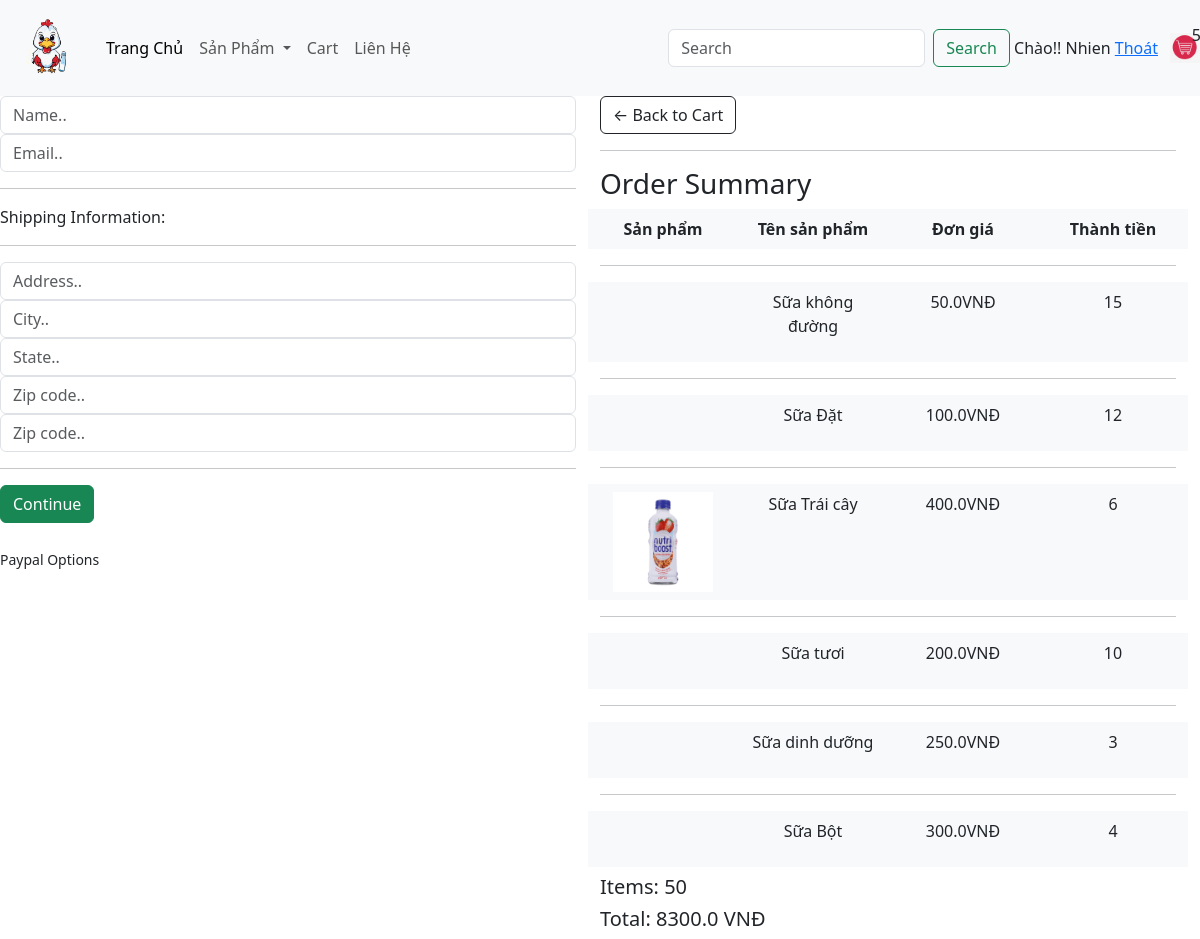
The app's page /checkout/ (signed in) with its own data.
### app/models.py (models this page shows, shortened)
class OrderItem(models.Model):
    product = models.ForeignKey(Product, on_delete=models.SET_NULL,blank=True, null=True)
    order = models.ForeignKey(Order, on_delete=models.SET_NULL,blank=True, null=True)
    quantity = models.IntegerField(default=0, null=True, blank=False)
    date_added = models.DateTimeField(auto_now_add=True)
    @property
    def get_total(self):
        total = self.product.price * self.quantity
        return total

class Product(models.Model):
    category = models.ManyToManyField(Category,related_name='products')
    name = models.CharField(max_length=200, null=True)
    price = models.FloatField()
    digital = models.BooleanField(default=False, null=True, blank=False)
    image = models.ImageField(null=True, blank=True)
    detail = models.TextField(null=True, blank=True)
    @property
    def ImageURL(self):
        try:
            url = self.image.url
        except:
            url = ''
        return url

class Order(models.Model):
    Customer = models.ForeignKey(User, on_delete=models.SET_NULL, null=True, blank=False)
    date_order = models.DateTimeField(auto_now_add=True)
    complete = models.BooleanField(default=False, null=True, blank=False)
    transaction_id = models.CharField(max_length=200, null = True)
    @property
    def get_cart_items(self):
        orderitems = self.orderitem_set.all()
        total = sum([item.quantity for item in orderitems ])
        return total
    @property
    def get_cart_total(self):
        orderitems = self.orderitem_set.all()
        total = sum([item.get_total for item in orderitems ])
        return total

### app/views.py (the view)
# urls.py: path('checkout/', views.checkout, name="checkout"),
def checkout(request):
    context={}
    if request.user.is_authenticated:
        customer = request.user
        order, created = Order.objects.get_or_create(Customer=customer, complete=False)
        items = order.orderitem_set.all()
        cartItems = order.get_cart_items
        user_login = "show"
        User_not_login = "hidden"
    else:
        items = []
        order = {'order.get_cart_items':0,'order.get_cart_total':0}
        cartItems = order['get_cart_items']
        user_login = "hidden"
        User_not_login = "show"
    categories = Category.objects.filter(is_sub=False)
    context = {'items': items, 'order': order,'user_login':user_login,'User_not_login':User_not_login,'cartItems':cartItems,'categories':categories}
    return render(request, 'app/checkout.html', context)

### app/templates/app/checkout.html
{% extends 'app/base.html' %}
{% load static %}
{% block content_checkout %}
     <div class="row" style='width:100%'>
		<div class="col-lg-6">
			<div class="box-element" id="form-wrapper">
				<form id="form">
					<div id="user-info">
						<div class="form-field">
							<input required class="form-control" type="text" name="name" placeholder="Name..">
						</div>
						<div class="form-field">
							<input required class="form-control" type="email" name="email" placeholder="Email..">
						</div>
					</div>
					<div id="shipping-info">
						<hr>
						<p>Shipping Information:</p>
						<hr>
						<div class="form-field">
							<input class="form-control" type="text" name="address" placeholder="Address..">
						</div>
						<div class="form-field">
							<input class="form-control" type="text" name="city" placeholder="City..">
						</div>
						<div class="form-field">
							<input class="form-control" type="text" name="state" placeholder="State..">
						</div>
						<div class="form-field">
							<input class="form-control" type="text" name="zipcode" placeholder="Zip code..">
						</div>
						<div class="form-field">
							<input class="form-control" type="text" name="country" placeholder="Zip code..">
						</div>
					</div>
					<hr>
					<input id="form-button" class="btn btn-success btn-block" type="submit" value="Continue">
				</form>
			</div>
			<br>
			<div class="box-element hidden" id="payment-info">
				<small>Paypal Options</small>
			</div>
		</div>
		<div class="col-lg-6">
			<div class="box-element">
				<a  class="btn btn-outline-dark" href="{% url 'cart' %}">&#x2190; Back to Cart</a>
				<hr>
				<h3>Order Summary</h3>
				<div class="row bg-light py-2 mb-2 d-none d-md-flex">
					<div style="flex:1; text-align:center;"><strong>Sản phẩm</strong></div>
					<div style="flex:1; text-align:center;"><strong>Tên sản phẩm</strong></div>
					<div style="flex:1; text-align:center;"><strong>Đơn giá</strong></div>
					<div style="flex:1; text-align:center;"><strong>Thành tiền</strong></div>
				</div>
				{%for item in items %}
				<hr>
				<div class="row bg-light py-2 mb-2 d-none d-md-flex">
					<div style="flex:1; text-align:center;"><img class="row-image" style="max-width: 100px;" src="{{item.product.ImageURL}}"></div>
					<div style="flex:1; text-align:center;"><p>{{item.product.name}}</p></div>
					<div style="flex:1; text-align:center;"><p>{{item.product.price}}VNĐ</p></div>
					<div style="flex:1; text-align:center;"><p>{{item.quantity}}</p></div>
				</div>
				{%endfor%}
				<h5>Items:   {{order.get_cart_items}}</h5>
				<h5>Total:   {{order.get_cart_total}} VNĐ</h5>
			</div>
		</div>
	</div>
{% endblock content_checkout %}

### app/templates/app/base.html (shortened to what this page needs)
{% load static%}
<!DOCTYPE html>
<html>
    <head>
        <link href="https://cdn.jsdelivr.net/npm/bootstrap@5.3.3/dist/css/bootstrap.min.css" rel="stylesheet">
        <link href-"{%static 'app/css/style.css'%}" rel="stylesheet" />
        <link href-"{%static 'app/css/owl.carousel.min.csscss'%}" rel="stylesheet" />
        <link href-"{%static 'app/css/all.min.css'%}" rel="stylesheet" />
         <link ref="stylesheet" href="htpp://stackpath.bootstrapcdn.com/bootstrap/4.5.2/css/bootstrap.min.css">
                <link ref="stylesheet" type="text/css" href="{%static 'app/css/main.css'%}">
        <link rel="stylesheet" href="">
    </head>
    <body>
        <nav class="navbar navbar-expand-lg bg-light">
            <div class="container-fluid">
               <a class="navbar-brand" href="{% url 'home' %}">
              <img src="{% static 'app/images/logo.png' %}" width="70" height="70">
              <div class="collapse navbar-collapse" id="navbarSupportedContent">
                <ul class="navbar-nav me-auto mb-2 mb-lg-0">
                  <li class="nav-item">
                    <a class="nav-link active" aria-current="page" href="{% url 'home' %}">Trang Chủ</a>
                  </li>
                  <li class="nav-item dropdown">
                    <a class="nav-link dropdown-toggle" href="#" role="button" data-bs-toggle="dropdown" aria-expanded="false">
                      Sản Phẩm
                    </a>
                    <li class="nav-item">
                      <a class="nav-link" href="{% url 'cart'%}">Cart</a>
                    </li>
                  </li>
                  <li class="nav-item">
                    <a class="nav-link" href="#">Liên Hệ</a>
                  </li>
                </ul>
                <form class="d-flex" role="search" method= POST action="{% url 'search' %}">
                  <input class="form-control me-2" type="search" placeholder="Search" aria-label="Search" name="searched">
                  <button class="btn btn-outline-success" type="submit">Search</button>
                </form>
              </div>
              {% if user.is_authenticated %}
              <div class="form inline my-2 my-lg-0">
                <span>&nbspChào!! {{ request.user }} </span>
                <span><a href="{% url 'logout' %}">Thoát</a></span>
              </div>
              {% else %}
              <div class="form inline my-2 my-lg-0">
                <span><a href="{% url 'login' %}">&nbspĐăng nhập</a></span>
                <span><a href="{% url 'register' %}">Đăng ký</a></span>
              </div>
              {% endif %}
            </div>
                 <div class="form-inline my-2 my-1g-0 position-relative">
                   <a href="{% url 'cart' %}"><img id="cart-icon" src="{% static 'app/images/cart.jpeg'%}" style="width: 30px; height: 30px;"></a>
                   <p id="cart-total" style="position: absolute; top: -10px; right: -10px; margin: 0;">{{cartItems}}</p>
                </div>
          </nav>
          {% block content_checkout %} {% endblock content_checkout %}
    </body>
</html>

### records on screen
OrderItem: product.name "Sữa không đường", product.price "50.0", quantity "15"
OrderItem: product.name "Sữa Đặt", product.price "100.0", quantity "12"
OrderItem: product.ImageURL (picture), product.name "Sữa Trái cây", product.price "400.0", quantity "6"
OrderItem: product.name "Sữa tươi", product.price "200.0", quantity "10"
OrderItem: product.name "Sữa dinh dưỡng", product.price "250.0", quantity "3"
OrderItem: product.name "Sữa Bột", product.price "300.0", quantity "4"
Order: get_cart_items "50", get_cart_total "8300.0"

### other values on screen
{{ request.user }} "Nhien"
